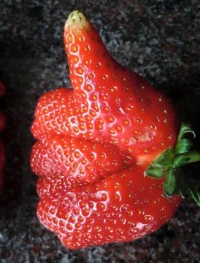
//> input picture Project1/eper.jpg, 200 x 263 px, given in place of IMG_6909.MOV, which was not available
$ ./source   (built with g++ and OpenCV 4)
//> lines starting //> are read from the running program, lines starting //| are printed output that depends on the picture; pictures that were not available may be replaced by others from this repository, and a replacement may not be noted
#include "opencv2/opencv.hpp"
using namespace std;
using namespace cv;

// [329 lines left out: functions intro, lab01, showMyImage, lab02, lab03, lab04a, not called in this run]


void setChannel(Mat im, int x, int y, int c, uchar v) {
    im.data[y * im.step[0] + x * im.step[1] + c] = v;
}
uchar getChannel(Mat im, int x, int y, int c) {
    return im.data[y * im.step[0] + x * im.step[1] + c];
}

const int Ng = 256;
// [82 lines left out: functions drawHist, drawHistBuiltIn, not called in this run]

void equalizeHistogram(Mat im) {
    if (!(im.channels() % 2)) {
        return;
    }
    // ha színes a kép, átalakítjuk YCrCb kódolásra
    if (im.channels() == 3) {
        cvtColor(im, im, COLOR_BGR2YCrCb); // BGR -> YCrCb
    }
    // most mindenképpen a 0-ás színcsatornát kell nekünk kiegyenlíteni
    // kiszámoljuk a hisztogramot a 0-ás csatornán
    int H[Ng] = { 0 };
    for (int x = 0; x < im.cols; ++x) {
        for (int y = 0; y < im.rows; ++y) {
            H[*im.ptr(y, x)]++;
        }
    }
    // kiszámoljuk az új színeket
    int uj[Ng];
    int sum = 0;
    for (int n = 0; n < Ng; ++n) {
        uj[n] = (sum + H[n] / 2) / (im.cols * im.rows / Ng);
        if (uj[n] > Ng - 1) uj[n] = Ng - 1;
        sum += H[n];
    }
    // átfestjük a képet az új színekkel, a 0-ás csatornán
    for (int x = 0; x < im.cols; ++x) {
        for (int y = 0; y < im.rows; ++y) {
            im.ptr(y, x)[0] = uj[*im.ptr(y, x)];
        }
    }
    // ha színes a kép, visszaalakítjuk BGR kódolásra
    if (im.channels() == 3) {
        cvtColor(im, im, COLOR_YCrCb2BGR);
    }
}

void equalizeHistogramBuiltIn(Mat& im) {
    if (im.channels() == 3) {
        // Convert to YCrCb color space
        Mat ycrcb;
        cvtColor(im, ycrcb, COLOR_BGR2YCrCb);

        // Split channels
        vector<Mat> channels;
        split(ycrcb, channels);

        // Equalize the Y channel using OpenCV's built-in function
        equalizeHist(channels[0], channels[0]);

        // Merge channels back
        merge(channels, ycrcb);

        // Convert back to BGR
        cvtColor(ycrcb, im, COLOR_YCrCb2BGR);
    }
    else {
        // For single-channel image, use OpenCV's built-in equalizeHist
        equalizeHist(im, im);
    }
}

// [197 lines left out: functions lab04b, lab05, not called in this run]

int getGray(Mat& image, int x, int y) {
    return image.at<uchar>(y, x);
}

void setBlack(Mat& image, int x, int y) {
    image.at<uchar>(y, x) = 0;
}

// [428 lines left out: functions golay, lab06, lab07, lab08, getColor, not called in this run]

// Function to set the color of a pixel at (x, y) in a color image.
// The channels are ordered as Blue, Green, Red.
void setColor(Mat im, int x, int y, uchar blue, uchar green, uchar red) {
    im.at<Vec3b>(y, x) = Vec3b(blue, green, red); // Set pixel value at (y, x)
}

// Function to get the grayscale value of a pixel at (x, y) in a grayscale image.
uchar getGray(const Mat& im, int x, int y) {
    return im.at<uchar>(y, x); // Return the pixel value at (y, x)
}

// Function to set the grayscale value of a pixel at (x, y) in a grayscale image.
void setGray(Mat& im, int x, int y, uchar v) {
    im.at<uchar>(y, x) = v; // Set the pixel value at (y, x)
}

// Comparison function for the quicksort algorithm.
// Returns 1 if p1 > p2, -1 if p1 < p2, 0 if p1 == p2.
// [383 lines left out: functions compare, lab09, not called in this run]

void startVideo(VideoCapture& cap, const string& filename) {
    cap.open(filename);
    if (!cap.isOpened()) {
        cout << "Error when opening video stream or file" << endl;
        return;
    }

    return;
}

// Region growing function
// [46 lines left out: function regionGrowing, not called in this run]

void lab10() {
    // read video
    /*VideoCapture cap("IMG_6909.MOV");
    if (!cap.isOpened()) {
        cout << "Error when opening video stream or file" << endl;
        return;
    }*/

    // Get the frames per second (FPS) of the video
    // double fps = cap.get(cv::CAP_PROP_FPS);
    // cout << "Frames per second (FPS): " << fps << endl;
    //
    // the video is 30 fps so the waitKey delay for that is 33
    // but we need to play it in 60 fps so we halve the 33, which is 16

    VideoCapture cap;

    while (1) {
        startVideo(cap, "IMG_6909.MOV");

        Mat frame;

        while (cap.read(frame)) {
//> frame is the input picture: 263 rows x 200 cols, CV_8UC3; mean B, G, R 46.3, 51.4, 108.4
            if (frame.empty()) {
                break;
            }

            resize(frame, frame, Size(), 0.1, 0.1);
//> frame: 26 rows x 20 cols, CV_8UC3

            // colored playback
            imshow("color video", frame);

            // black and white (grayscale) video
            Mat grayFrame;
            cvtColor(frame, grayFrame, COLOR_BGR2GRAY);
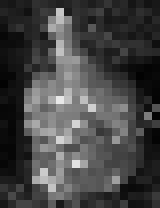
//> grayFrame: 26 rows x 20 cols, CV_8UC1 (shown 8 times larger); min 2, max 232, mean 68.8
            imshow("black and white video", grayFrame);

            if (waitKey(16) == 32) {
//> the Esc key is pressed
                cap.release();
                destroyAllWindows();
                break;
            }
        }

        startVideo(cap, "IMG_6909.MOV");

        while (cap.read(frame)) {
            if (frame.empty()) {
                break;
            }

            resize(frame, frame, Size(), 0.1, 0.1);

            Mat grayFrame;
            cvtColor(frame, grayFrame, COLOR_BGR2GRAY);

            // Canny edge detection
            Mat edgesVideo;
            Canny(grayFrame, edgesVideo, 100, 200);
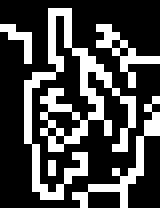
//> edgesVideo: 26 rows x 20 cols, CV_8UC1 (shown 8 times larger); 28.7% white in thin lines or dots
            imshow("edges video", edgesVideo);

            if (waitKey(16) == 32) {
//> the Esc key is pressed
                cap.release();
                destroyAllWindows();
                break;
            }
        }

        startVideo(cap, "IMG_6909.MOV");

        while (cap.read(frame)) {
            if (frame.empty()) {
                break;
            }

            resize(frame, frame, Size(), 0.1, 0.1);

            // Median blur
            Mat medianBlurredVideo;
            medianBlur(frame, medianBlurredVideo, 5);
            imshow("median blurred video", medianBlurredVideo);

            if (waitKey(16) == 32) {
//> the Esc key is pressed
                cap.release();
                destroyAllWindows();
                break;
            }
        }

        startVideo(cap, "IMG_6909.MOV");

        while (cap.read(frame)) {
            if (frame.empty()) {
                break;
            }

            resize(frame, frame, Size(), 0.1, 0.1);

            // Gaussian blur
            Mat gaussianBlurredVideo;
            GaussianBlur(frame, gaussianBlurredVideo, Size(15, 15), 0);
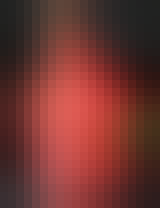
//> gaussianBlurredVideo: 26 rows x 20 cols, CV_8UC3 (shown 8 times larger); mean B, G, R 48.6, 53.4, 111.9
            imshow("Gaussian blurred video", gaussianBlurredVideo);

            if (waitKey(16) == 32) {
//> the Esc key is pressed
                cap.release();
                destroyAllWindows();
                break;
            }
        }

        startVideo(cap, "IMG_6909.MOV");

        while (cap.read(frame)) {
            if (frame.empty()) {
                break;
            }

            resize(frame, frame, Size(), 0.1, 0.1);

            // Low pass filter
            float numbersForBlur[9] = { 0.1,0.1,0.1,0.1,0.2,0.1,0.1,0.1,0.1 };
            Mat blurMask = Mat(3, 3, CV_32FC1, numbersForBlur);

            Mat lowPassFilteredImage;
            filter2D(frame, lowPassFilteredImage, -1, blurMask);
            imshow("low pass filtered image", lowPassFilteredImage);

            if (waitKey(16) == 32) {
//> the Esc key is pressed
                cap.release();
                destroyAllWindows();
                break;
            }
        }

        startVideo(cap, "IMG_6909.MOV");

        while (cap.read(frame)) {
            if (frame.empty()) {
                break;
            }

            resize(frame, frame, Size(), 0.1, 0.1);

            Mat grayFrame;
            cvtColor(frame, grayFrame, COLOR_BGR2GRAY);

            // High pass filter (Laplace)
            Mat laplaceFilteredVideo;
            Laplacian(grayFrame, laplaceFilteredVideo, CV_64F);
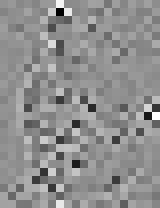
//> laplaceFilteredVideo: 26 rows x 20 cols, CV_64FC1 (shown 8 times larger); min -488, max 381, mean 1.1; drawn with min black and max white
            imshow("Laplace filtered video", laplaceFilteredVideo);

            if (waitKey(16) == 32) {
//> the Esc key is pressed
                cap.release();
                destroyAllWindows();
                break;
            }
        }

        startVideo(cap, "IMG_6909.MOV");

        while (cap.read(frame)) {
            if (frame.empty()) {
                break;
            }

            resize(frame, frame, Size(), 0.1, 0.1);

            // Histogram equalization
            equalizeHistogram(frame);
//> in equalizeHistogram, `cvtColor(im, im, COLOR_BGR2YCrCb);`: im: 26 rows x 20 cols, CV_8UC3; mean of channels 0, 1, 2 68.8, 156.7, 116.1
//> after the loop in equalizeHistogram, `for (int x = 0; x < im.cols; ++x)`: H = 256 values, max 12 at index 33, min 0 at index 0, mean 2.03
//> the loop in equalizeHistogram, `for (int n = 0; n < Ng; ++n)` made 256 passes
//> sum on passes 1 to 3: 0, 0, 2
//> after the loop in equalizeHistogram, `for (int n = 0; n < Ng; ++n)`: uj = 256 values from 0 to 255; sum = 520
//> after the loop in equalizeHistogram, `for (int x = 0; x < im.cols; ++x)`: im: 26 rows x 20 cols, CV_8UC3; mean of channels 0, 1, 2 129.6, 156.7, 116.1
            imshow("histogram equalized video", frame);

            // Histogram equalization with built-in function
            equalizeHistogramBuiltIn(frame);
//> in equalizeHistogramBuiltIn, `cvtColor(im, ycrcb, COLOR_BGR2YCrCb);`: ycrcb: 26 rows x 20 cols, CV_8UC3; mean of channels 0, 1, 2 124.4, 148, 119.1
//> in equalizeHistogramBuiltIn, `split(ycrcb, channels);`:
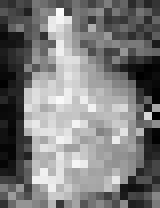
//> channels[0]: 26 rows x 20 cols, CV_8UC1 (shown 8 times larger); min 0, max 250, mean 124.4
//> in equalizeHistogramBuiltIn, `split(ycrcb, channels);`:
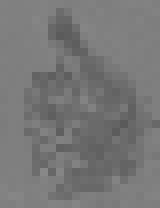
//> channels[2]: 26 rows x 20 cols, CV_8UC1 (shown 8 times larger); min 90, max 136, mean 119.1
//> in equalizeHistogramBuiltIn, `merge(channels, ycrcb);`: ycrcb: 26 rows x 20 cols, CV_8UC3; mean of channels 0, 1, 2 128.4, 148, 119.1
            imshow("histogram equalized video with built-in function", frame);

            if (waitKey(16) == 32) {
//> the Esc key is pressed
                cap.release();
                destroyAllWindows();
                break;
            }
        }

        startVideo(cap, "IMG_6909.MOV");

        while (cap.read(frame)) {
            if (frame.empty()) {
                break;
            }

            resize(frame, frame, Size(), 0.1, 0.1);

            // Resizing
            Mat resizedFrame;
            resize(frame, resizedFrame, Size(frame.cols * 2, frame.rows * 2));
            imshow("resized video", resizedFrame);

            if (waitKey(16) == 32) {
//> the Esc key is pressed
                cap.release();
                destroyAllWindows();
                break;
            }
        }

        startVideo(cap, "IMG_6909.MOV");

        int flag = 1;
        Mat background;
        int frameCount = 0;

        while (cap.read(frame)) {
            if (frame.empty()) {
                break;
            }

            // Motion detection
            resize(frame, frame, Size(frame.cols / 4, frame.rows / 4));
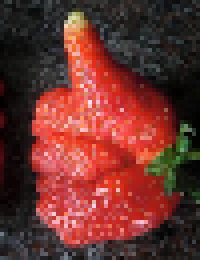
//> frame: 65 rows x 50 cols, CV_8UC3 (shown 4 times larger); mean B, G, R 46.1, 51.1, 108.2

            if (flag) {
                background = frame.clone();
                flag = 0;
            }

            // Optimizing video speed
            //if (frameCount++ % 2 != 0) continue;

            // Difference between background and current frame
            Mat diffFrame = (background - frame) + (frame - background);
//> diffFrame: 65 rows x 50 cols, CV_8UC3; every value is 0

            // Split the frame into its channels, and calculate the sum of the channels
            Mat channels[3];
            split(diffFrame, channels);
//> channels[0]: 65 rows x 50 cols, CV_8UC1; every value is 0
            Mat combinedFrame = channels[0] + channels[1] + channels[2];

            // Binarization using compare
            Mat binaryFrame;
            compare(combinedFrame, 170, binaryFrame, CMP_GE);

            // Remove a great portion of white spots using erosion
            Mat structuringElement = getStructuringElement(MORPH_RECT, Size(9, 9));
            Mat erodedFrame;
            erode(binaryFrame, erodedFrame, structuringElement);

            //imshow("Eroded video", erodedFrame);

            // Search for the largest white spot with region growing
            Point pbf, pja;
            Rect roi = Rect(0,0,0,0);
            int roiSize = 0;
            int nrRect = 0;

            for (int x = 0; x < erodedFrame.rows; x++) {
                for (int y = 0; y < erodedFrame.cols; y++) {
                    if (erodedFrame.at<uchar>(x, y) > 128) {
                        int res = regionGrowing(erodedFrame, Point(y, x), pbf, pja);
                        if (res > 500) {
                            if (!nrRect || res > roiSize) {
                                roi.x = pbf.x;
                                roi.y = pbf.y;
                                roi.width = pja.x - pbf.x + 1;
                                roi.height = pja.y - pbf.y + 1;
                                roiSize = res;
                            }
                            ++nrRect;
                        }
                    }
                }
            }
//> after the loop, roi = Rect(0, 0, 0, 0); roiSize = 0; nrRect = 0

            // draw yellow rectangle which represents the largest white spot
            if (nrRect > 0) {
                    rectangle(frame, Point(roi.x, roi.y), Point(roi.x + roi.width, roi.y + roi.height), Scalar(0, 255, 255, 0), 2);
            }

            // Display the frame with detected regions
            imshow("Motion detection", frame);

            if (waitKey(16) == 32) {
//> the Esc key is pressed
                cap.release();
                destroyAllWindows();
                break;
            }
        }

        break;
    }
}

int main() {
	lab10();
    return 0;
}
